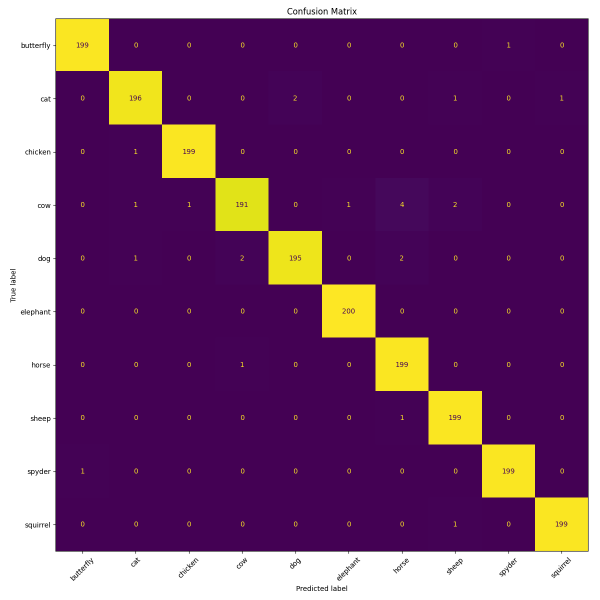
#> input picture task2/image_classification/artifacts/confusion_matrix.png, 1200 x 1200 px, found by its file name (shown at 1/2 size); its folder holds 3 pictures in this run
$ jupyter execute --allow-errors demo.ipynb
#> lines starting #> are read from the running program, lines starting #| are printed output that depends on the picture
### task2/ner/infer_ner.py
from __future__ import annotations

import argparse
from pathlib import Path

from transformers import pipeline

from task2.utils.normalization import normalize_animal_name


# [6 lines left out: function parse_args, not called in this run]


def extract_animal_from_text(text: str, model_dir: Path) -> dict:
    """Extract the first normalized animal mention from free text."""
    nlp = pipeline(
        "ner",
        model=str(model_dir),
        tokenizer=str(model_dir),
        aggregation_strategy="simple",
    )

    results = nlp(text)

    animal = None
    for item in results:
        entity_group = item.get("entity_group")
        word = item.get("word")
        if entity_group == "ANIMAL" or entity_group == "B-ANIMAL":
            animal = normalize_animal_name(word)
            break

    return {
        "text": text,
        "animal": animal,
        "raw_entities": results,
    }


# [5 lines left out: function main, not called in this run]


# [2 lines that do not run on import are left out]

### task2/demo.ipynb
# Task 2 Demo

This notebook shows:
- dataset overview
- training process from saved artifacts
- confusion matrix
- standalone CNN and NER examples
- integration tests via verify_claim

[cell 1]
from pathlib import Path
import sys
import json
import random
import numpy as np
import matplotlib.pyplot as plt
from PIL import Image

cwd = Path.cwd().resolve()
if (cwd / 'task2').exists():
    repo_root = cwd
    task2_root = cwd / 'task2'
elif cwd.name == 'task2':
    repo_root = cwd.parent
    task2_root = cwd
else:
    raise RuntimeError('Run this notebook from repo root or task2 directory')

if str(repo_root) not in sys.path:
    sys.path.insert(0, str(repo_root))

from task2.image_classification.infer_image import predict_image
from task2.ner.infer_ner import extract_animal_from_text
from task2.pipeline.verify_claim import verify_claim

CNN_MODEL = task2_root / 'image_classification' / 'models' / 'ANIMAL_CLF.keras'
CLASS_NAMES = task2_root / 'image_classification' / 'artifacts' / 'class_names.json'
HISTORY = task2_root / 'image_classification' / 'artifacts' / 'history.json'
CONF_MAT = task2_root / 'image_classification' / 'artifacts' / 'confusion_matrix.png'
DATA_DIR = task2_root / 'image_classification' / 'data' / 'raw-img'
NER_MODEL = task2_root / 'ner' / 'model'

required = [CNN_MODEL, CLASS_NAMES, HISTORY, CONF_MAT, DATA_DIR, NER_MODEL]
missing = [str(p) for p in required if not p.exists()]
#> (the rest of this cell did not finish here and is left out)

## 1) Dataset overview

[cell 2]
def is_image(p: Path) -> bool:
    return p.suffix.lower() in {'.jpg', '.jpeg', '.png', '.bmp', '.gif', '.webp'}

counts = {}
#> (the rest of this cell did not finish here and is left out)

[cell 3]
random.seed(42)
samples = []
#> (the rest of this cell did not finish here and is left out)

## 2) Training process from saved history

[cell 4]
with open(HISTORY, 'r', encoding='utf-8') as f:
#> (reads task2/image_classification/artifacts/history.json from the repository)
    hist = json.load(f)

fig, ax = plt.subplots(1, 2, figsize=(12, 4))
if 'accuracy' in hist: ax[0].plot(hist['accuracy'], label='train')
if 'val_accuracy' in hist: ax[0].plot(hist['val_accuracy'], label='val')
ax[0].set_title('Accuracy')
ax[0].legend()
if 'loss' in hist: ax[1].plot(hist['loss'], label='train')
if 'val_loss' in hist: ax[1].plot(hist['val_loss'], label='val')
ax[1].set_title('Loss')
ax[1].legend()
plt.tight_layout()
plt.show()
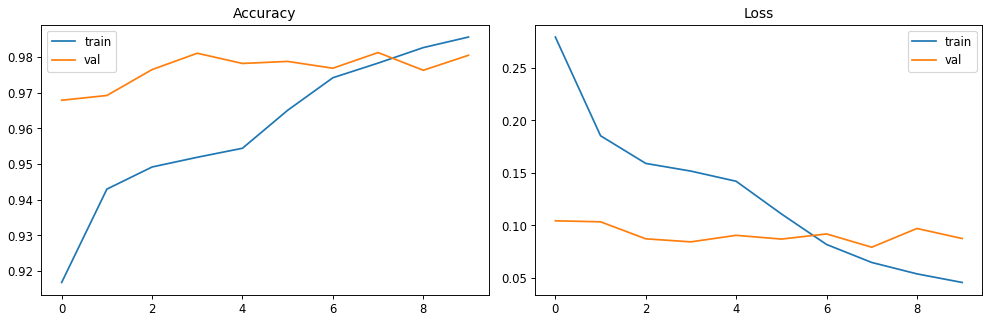
#> figure drawn by matplotlib, 2 panels; panel 1: curve peaks at x = 9, y = 0.986; panel 1: curve peaks at x = 7, y = 0.981; panel 2: curve peaks at x = 0, y = 0.279; panel 2: curve peaks at x = 0, y = 0.104

## 3) Confusion matrix

[cell 5]
plt.figure(figsize=(10, 10))
plt.imshow(Image.open(CONF_MAT))
plt.axis('off')
plt.title('Confusion matrix')
plt.show()
